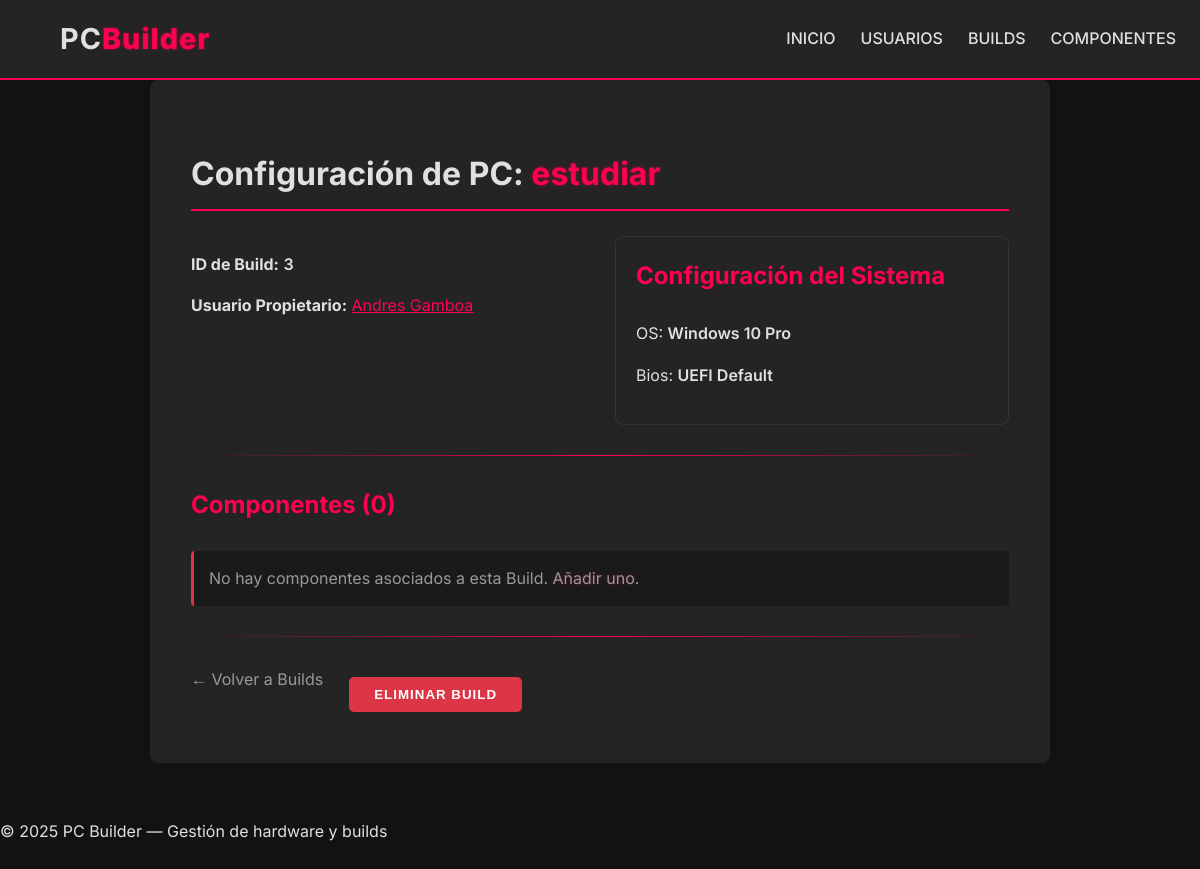
/builds/3, run on an earlier commit of the app's database.
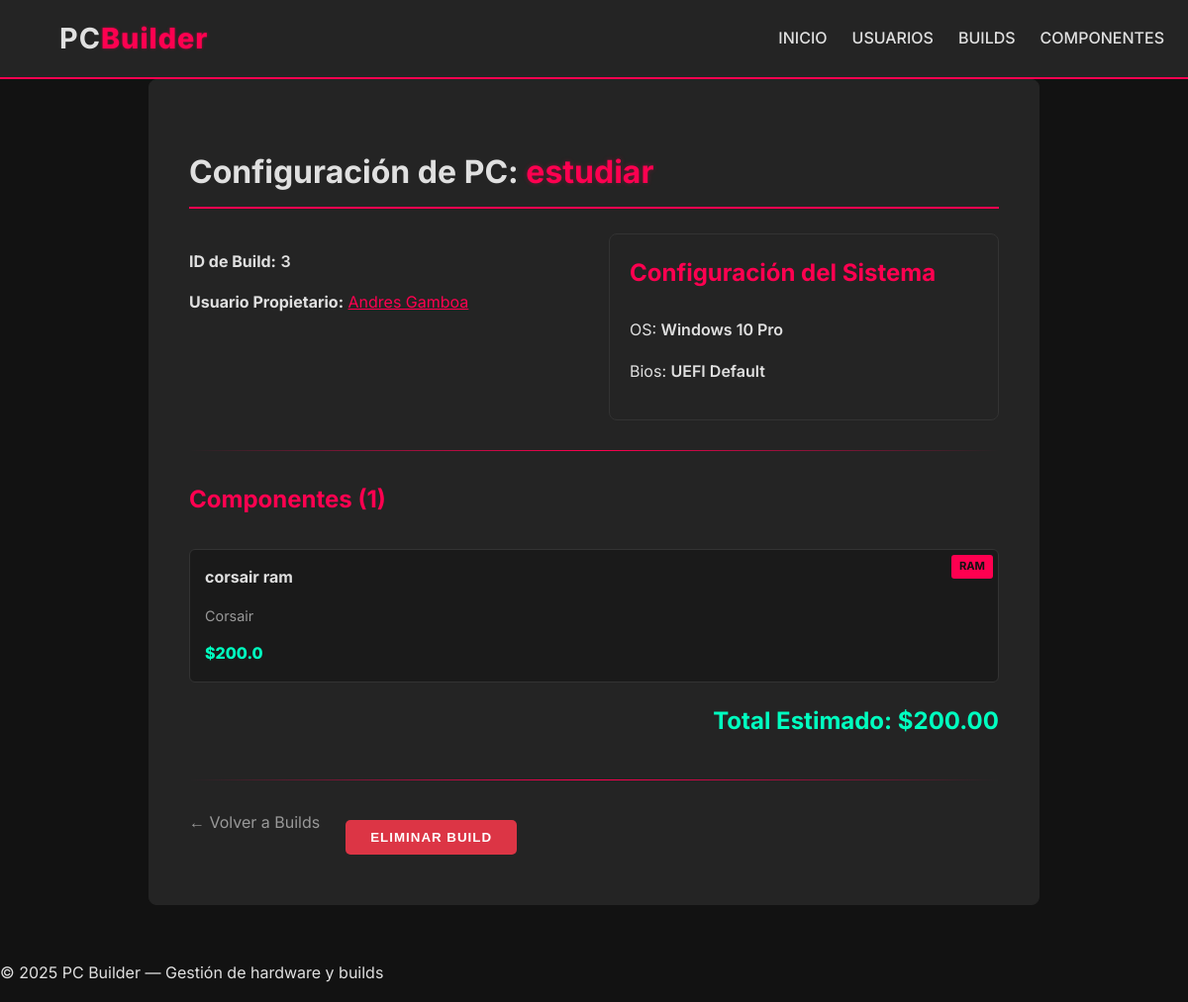
And on a later commit of the database.
### models.py (models this page shows)
class Component(SQLModel, table=True):
    id: Optional[int] = Field(default=None, primary_key=True)
    name: str
    kind: str
    brand: str
    price: float
    builds: List[Build] = Relationship(
        back_populates="components", link_model=BuildComponentLink
    )
    categories: List["Category"] = Relationship(
        back_populates="components", link_model=ComponentCategoryLink
    )

### router/build_router.py (the view)
@build_router.get("/{build_id}", response_class=HTMLResponse)
def get_build(request:Request, build_id: int, session:Session = Depends(get_session)):
    build = session.get(Build, build_id)
    if not build:
        raise HTTPException(404, "Build not found")
    return templates.TemplateResponse("builds/build_detail.html", {"request": request, "build": build})

### templates/builds/build_detail.html (shortened to what this page needs)
{% extends "base.html" %}
{% block content %}
<div class="detail-container">
    <div class="card detail-card build-detail-view">
        <div class="page-header-detail">
            <h2>Configuración de PC: <span class="accent-text">{{ build.name }}</span></h2>
        </div>
        <div class="details-grid-full-width">
            <div>
                <p><strong>ID de Build:</strong> <span class="data-value">{{ build.id }}</span></p>
                {% if build.user %}
                <p><strong>Usuario Propietario:</strong> <a href="/users/{{ build.user.id }}" class="user-link">{{
                        build.user.name }}</a></p>
                {% elif build.user_id %}
                <p><strong>Usuario ID:</strong> <span class="data-value">{{ build.user_id }}</span></p>
                {% endif %}
            </div>
            <div class="config-box">
                <h3 class="config-title">Configuración del Sistema</h3>
                <p>OS: <span class="data-value">{{ build.configuration.os or "—" }}</span></p>
                <p>Bios: <span class="data-value">{{ build.configuration.bios_version or "—" }}</span></p>
            </div>
        </div>
        <hr class="divider">
        <h3 class="list-title">Componentes ({{ build.components|length or 0 }})</h3>
        {% if build.components %}
        <div class="component-compact-grid">
            {% for c in build.components %}
            <div class="component-compact-card">
                <div class="card-badge-small {{ c.kind | lower }}">{{ c.kind }}</div>
                <a href="/components/{{ c.id }}" class="component-link-title">{{ c.name }}</a>
                <p class="component-brand">{{ c.brand }}</p>
                <span class="compact-price">${{ c.price }}</span>
            </div>
            {% endfor %}
        </div>
        <div class="total-price-section" style="margin-top: 20px; text-align: right;">
            <h3 style="color: var(--color-success);">Total Estimado: ${{ "%.2f"|format(build.total_price) }}</h3>
        </div>
        {% else %}
        <p class="text-muted no-data-message">No hay componentes asociados a esta Build. <a href="/components"
                class="btn-link accent-text">Añadir uno</a>.</p>
        {% endif %}
        <hr class="divider">
        <div class="actions-group-buttons">
            <a href="/builds" class="btn-link">← Volver a Builds</a>
            <form action="/builds/{{ build.id }}/delete" method="post" style="display:inline;" onsubmit="return confirm('¿Eliminar esta build permanentemente?');">
                <button type="submit" class="btn-danger">Eliminar Build</button>
            </form>
        </div>
    </div>
</div>
{% endblock %}

What changed in the data, as far as the page shows it:
added Component: kind "RAM", name "corsair ram", brand "Corsair", price "200.0", total_price "200.00"
Also different on the page:
{{ build.components|length or 0 }}: "0" → "1"
text no longer shown: "No hay componentes asociados a esta Build. Añadir uno ."
text now shown: "Total Estimado: $"
